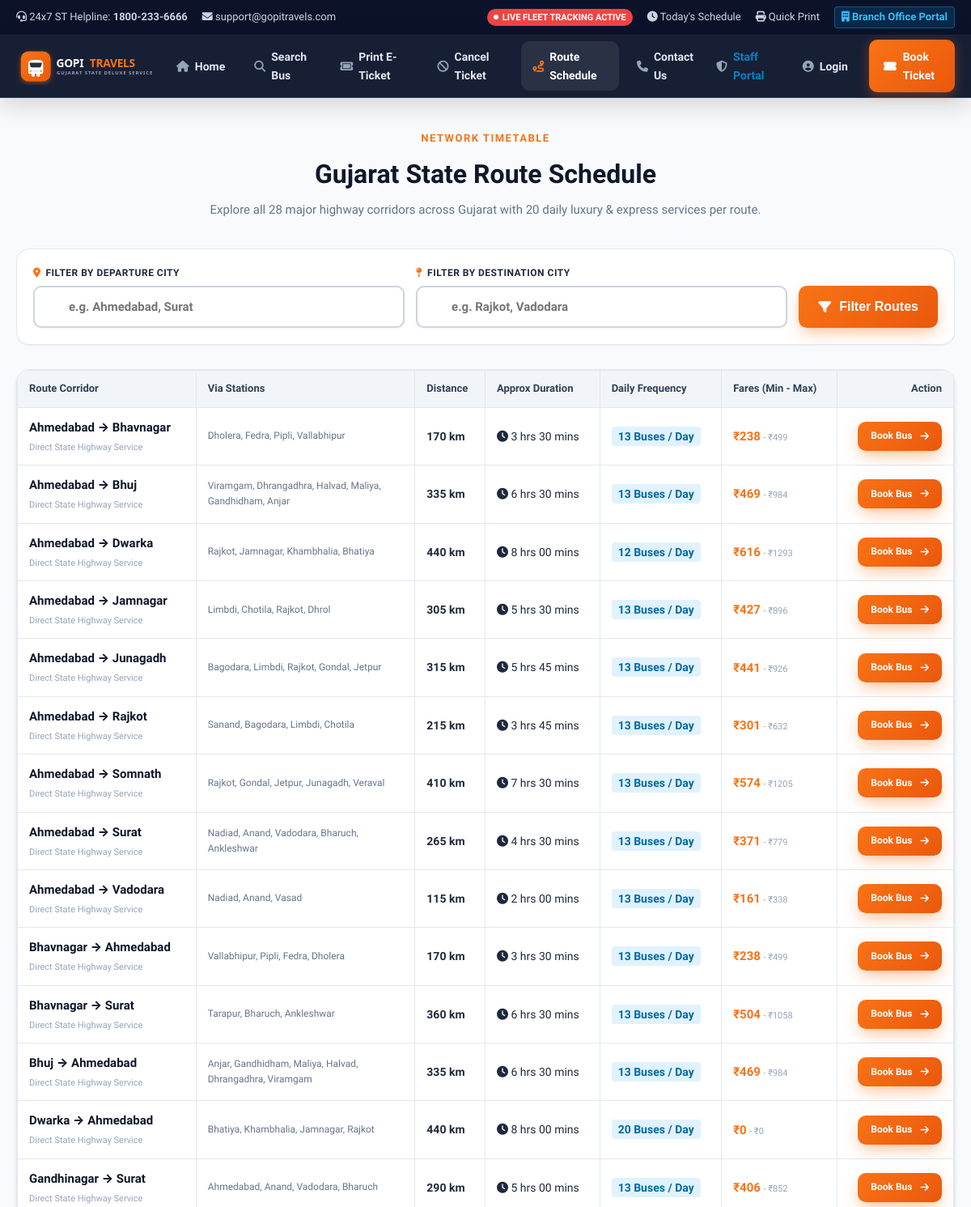
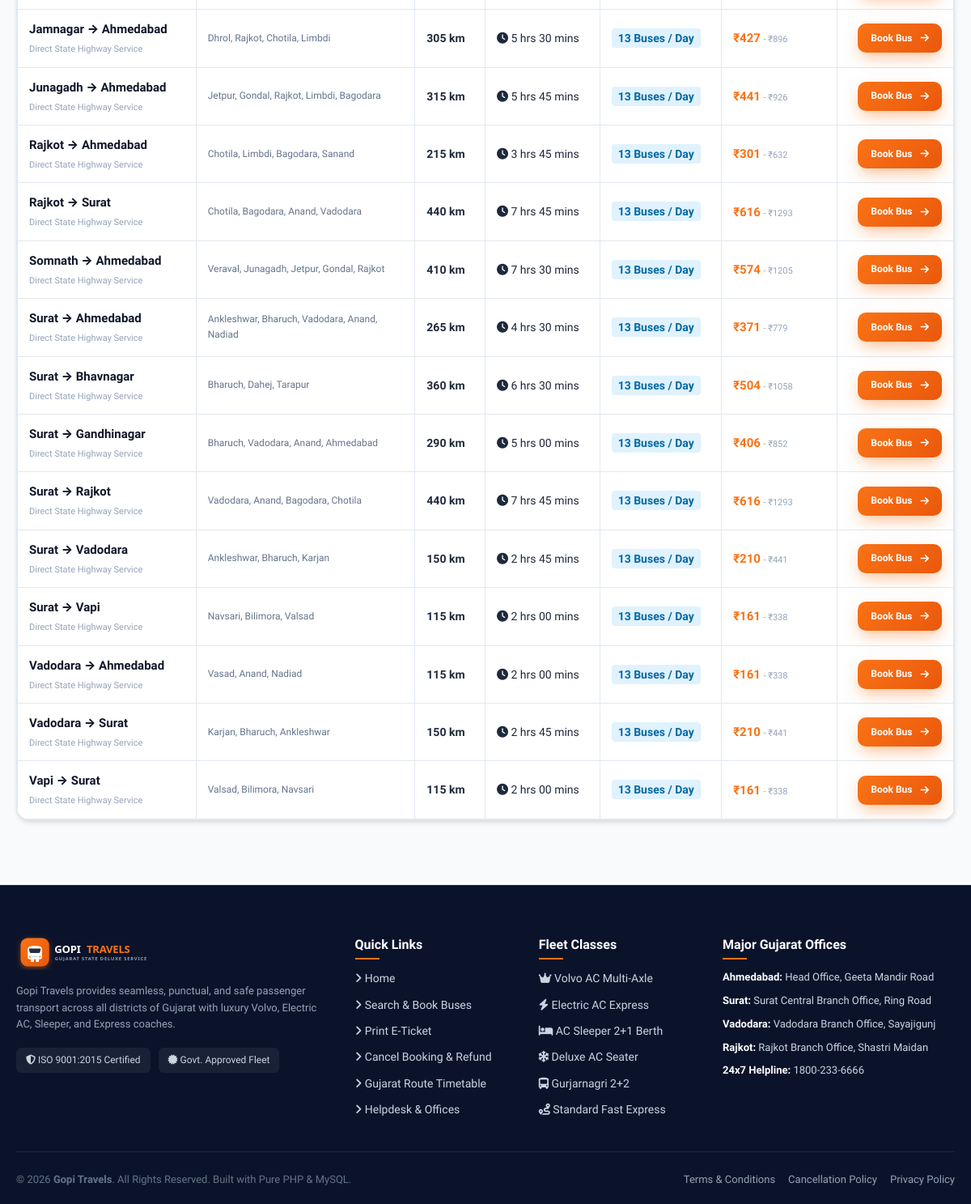
Page /routes.php on the committed database (2 pictures, top to bottom).
### tables this page shows
CREATE TABLE `routes` (
  `id` INT AUTO_INCREMENT PRIMARY KEY,
  `source_city` VARCHAR(100) NOT NULL,
  `destination_city` VARCHAR(100) NOT NULL,
  `distance_km` INT NOT NULL,
  `estimated_time` VARCHAR(50) NOT NULL,
  `via_cities` VARCHAR(255) DEFAULT NULL,
  `created_at` TIMESTAMP DEFAULT CURRENT_TIMESTAMP,
  INDEX `idx_source_city` (`source_city`),
  INDEX `idx_destination_city` (`destination_city`)
);

### routes.php (the view, shortened to what this page needs)
<?php
require_once __DIR__ . '/includes/header.php';
$pdo = get_db_connection();
$searchSource = isset($_GET['from_city']) ? sanitize($_GET['from_city']) : '';
$searchDest = isset($_GET['to_city']) ? sanitize($_GET['to_city']) : '';
$routes = [];
if ($pdo) {
    $sql = "SELECT r.*, COUNT(b.id) as total_buses, MIN(b.fare) as min_fare, MAX(b.fare) as max_fare
            FROM routes r
            LEFT JOIN buses b ON r.id = b.route_id
            WHERE 1=1";
    $params = [];
    $sql .= " GROUP BY r.id ORDER BY r.source_city ASC, r.destination_city ASC";
    $stmt = $pdo->prepare($sql);
    $stmt->execute($params);
    $routes = $stmt->fetchAll();
}
?>
<div class="container" style="padding: 40px 20px 80px;">
    <div style="text-align: center; max-width: 700px; margin: 0 auto 36px;">
        <span class="section-tag">Network Timetable</span>
        <h1 style="font-size: 32px; font-weight: 800; color: #0f172a;">Gujarat State Route Schedule</h1>
        <p style="color: #64748b; font-size: 15px; margin-top: 6px;">
            Explore all 28 major highway corridors across Gujarat with 20 daily luxury & express services per route.
        </p>
    </div>
    <div style="background: #ffffff; border: 1px solid #e2e8f0; border-radius: 16px; padding: 20px; box-shadow: var(--shadow-sm); margin-bottom: 30px;">
        <form action="routes.php" method="GET" style="display: grid; grid-template-columns: 1fr 1fr auto; gap: 14px; align-items: end;">
            <div class="form-group-custom">
                <label class="form-label-custom"><i class="fas fa-location-dot"></i> Filter by Departure City</label>
                <input type="text" name="from_city" class="form-control-custom" placeholder="e.g. Ahmedabad, Surat" value="<?= htmlspecialchars($searchSource); ?>">
            </div>
            <div class="form-group-custom">
                <label class="form-label-custom"><i class="fas fa-map-pin"></i> Filter by Destination City</label>
                <input type="text" name="to_city" class="form-control-custom" placeholder="e.g. Rajkot, Vadodara" value="<?= htmlspecialchars($searchDest); ?>">
            </div>
            <div>
                <button type="submit" class="btn-search-bus" style="height: 52px; padding: 0 24px;">
                    <i class="fas fa-filter me-2"></i> Filter Routes
                </button>
            </div>
        </form>
    </div>
    <div style="background: #ffffff; border: 1px solid #e2e8f0; border-radius: 16px; box-shadow: var(--shadow-md); overflow: hidden;">
        <div style="overflow-x: auto;">
            <table class="ticket-table" style="margin: 0;">
                <thead>
                    <tr>
                        <th>Route Corridor</th>
                        <th>Via Stations</th>
                        <th>Distance</th>
                        <th>Approx Duration</th>
                        <th>Daily Frequency</th>
                        <th>Fares (Min - Max)</th>
                        <th style="text-align: right;">Action</th>
                    </tr>
                </thead>
                <tbody>
                    <?php if (empty($routes)): ?>
                        <tr>
                            <td colspan="7" style="text-align: center; padding: 40px; color: #64748b;">
                                No routes found matching the selected cities.
                            </td>
                        </tr>
                    <?php else: ?>
                        <?php foreach ($routes as $r): ?>
                            <tr>
                                <td>
                                    <div style="font-size: 15px; font-weight: 800; color: #0f172a;">
                                        <?= htmlspecialchars($r['source_city']); ?> &rarr; <?= htmlspecialchars($r['destination_city']); ?>
                                    </div>
                                    <span style="font-size: 11px; color: #94a3b8;">Direct State Highway Service</span>
                                </td>
                                <td style="max-width: 250px; font-size: 12px; color: #64748b;">
                                    <?= htmlspecialchars($r['via_cities'] ?: 'Direct Non-Stop Express'); ?>
                                </td>
                                <td>
                                    <strong><?= $r['distance_km']; ?> km</strong>
                                </td>
                                <td>
                                    <span><i class="fas fa-clock text-primary me-1"></i> <?= htmlspecialchars($r['estimated_time']); ?></span>
                                </td>
                                <td>
                                    <span class="badge" style="background:#e0f2fe; color:#0369a1; font-weight:700; padding:4px 8px; border-radius:4px;">
                                        <?= $r['total_buses'] ?: 20; ?> Buses / Day
                                    </span>
                                </td>
                                <td>
                                    <strong style="color:var(--primary); font-size:15px;">₹<?= (int)$r['min_fare']; ?></strong>
                                    <span style="font-size:11px; color:#94a3b8;">- ₹<?= (int)$r['max_fare']; ?></span>
                                </td>
                                <td style="text-align: right;">
                                    <a href="search.php?source=<?= urlencode($r['source_city']); ?>&destination=<?= urlencode($r['destination_city']); ?>&journey_date=<?= date('Y-m-d'); ?>" class="btn-search-bus" style="height: 36px; font-size: 12px; padding: 0 16px; display: inline-flex;">
                                        Book Bus <i class="fas fa-arrow-right ms-1"></i>
                                    </a>
                                </td>
                            </tr>
                        <?php endforeach; ?>
                    <?php endif; ?>
                </tbody>
            </table>
        </div>
    </div>
</div>
<?php require_once __DIR__ . '/includes/footer.php'; ?>

### rows in the picture
routes: source_city "Ahmedabad", destination_city "Bhavnagar", via_cities "Dholera, Fedra, Pipli, Vallabhipur", distance_km "170", estimated_time "3 hrs 30 mins", total_buses "13", min_fare "238", max_fare "499"
routes: source_city "Ahmedabad", destination_city "Bhuj", via_cities "Viramgam, Dhrangadhra, Halvad, Maliya, Gandhidham, Anjar", distance_km "335", estimated_time "6 hrs 30 mins", total_buses "13", min_fare "469", max_fare "984"
routes: source_city "Ahmedabad", destination_city "Dwarka", via_cities "Rajkot, Jamnagar, Khambhalia, Bhatiya", distance_km "440", estimated_time "8 hrs 00 mins", total_buses "12", min_fare "616", max_fare "1293"
routes: source_city "Ahmedabad", destination_city "Jamnagar", via_cities "Limbdi, Chotila, Rajkot, Dhrol", distance_km "305", estimated_time "5 hrs 30 mins", total_buses "13", min_fare "427", max_fare "896"
routes: source_city "Ahmedabad", destination_city "Junagadh", via_cities "Bagodara, Limbdi, Rajkot, Gondal, Jetpur", distance_km "315", estimated_time "5 hrs 45 mins", total_buses "13", min_fare "441", max_fare "926"
routes: source_city "Ahmedabad", destination_city "Rajkot", via_cities "Sanand, Bagodara, Limbdi, Chotila", distance_km "215", estimated_time "3 hrs 45 mins", total_buses "13", min_fare "301", max_fare "632"
routes: source_city "Ahmedabad", destination_city "Somnath", via_cities "Rajkot, Gondal, Jetpur, Junagadh, Veraval", distance_km "410", estimated_time "7 hrs 30 mins", total_buses "13", min_fare "574", max_fare "1205"
routes: source_city "Ahmedabad", destination_city "Surat", via_cities "Nadiad, Anand, Vadodara, Bharuch, Ankleshwar", distance_km "265", estimated_time "4 hrs 30 mins", total_buses "13", min_fare "371", max_fare "779"
routes: source_city "Ahmedabad", destination_city "Vadodara", via_cities "Nadiad, Anand, Vasad", distance_km "115", estimated_time "2 hrs 00 mins", total_buses "13", min_fare "161", max_fare "338"
routes: source_city "Bhavnagar", destination_city "Ahmedabad", via_cities "Vallabhipur, Pipli, Fedra, Dholera", distance_km "170", estimated_time "3 hrs 30 mins", total_buses "13", min_fare "238", max_fare "499"
routes: source_city "Bhavnagar", destination_city "Surat", via_cities "Tarapur, Bharuch, Ankleshwar", distance_km "360", estimated_time "6 hrs 30 mins", total_buses "13", min_fare "504", max_fare "1058"
routes: source_city "Bhuj", destination_city "Ahmedabad", via_cities "Anjar, Gandhidham, Maliya, Halvad, Dhrangadhra, Viramgam", distance_km "335", estimated_time "6 hrs 30 mins", total_buses "13", min_fare "469", max_fare "984"
routes: source_city "Dwarka", destination_city "Ahmedabad", via_cities "Bhatiya, Khambhalia, Jamnagar, Rajkot", distance_km "440", estimated_time "8 hrs 00 mins", total_buses "20", min_fare "0", max_fare "0"
routes: source_city "Gandhinagar", destination_city "Surat", via_cities "Ahmedabad, Anand, Vadodara, Bharuch", distance_km "290", estimated_time "5 hrs 00 mins", total_buses "13", min_fare "406", max_fare "852"
routes: source_city "Jamnagar", destination_city "Ahmedabad", via_cities "Dhrol, Rajkot, Chotila, Limbdi", distance_km "305", estimated_time "5 hrs 30 mins", total_buses "13", min_fare "427", max_fare "896"
routes: source_city "Junagadh", destination_city "Ahmedabad", via_cities "Jetpur, Gondal, Rajkot, Limbdi, Bagodara", distance_km "315", estimated_time "5 hrs 45 mins", total_buses "13", min_fare "441", max_fare "926"
routes: source_city "Rajkot", destination_city "Ahmedabad", via_cities "Chotila, Limbdi, Bagodara, Sanand", distance_km "215", estimated_time "3 hrs 45 mins", total_buses "13", min_fare "301", max_fare "632"
routes: source_city "Rajkot", destination_city "Surat", via_cities "Chotila, Bagodara, Anand, Vadodara", distance_km "440", estimated_time "7 hrs 45 mins", total_buses "13", min_fare "616", max_fare "1293"
routes: source_city "Somnath", destination_city "Ahmedabad", via_cities "Veraval, Junagadh, Jetpur, Gondal, Rajkot", distance_km "410", estimated_time "7 hrs 30 mins", total_buses "13", min_fare "574", max_fare "1205"
routes: source_city "Surat", destination_city "Ahmedabad", via_cities "Ankleshwar, Bharuch, Vadodara, Anand, Nadiad", distance_km "265", estimated_time "4 hrs 30 mins", total_buses "13", min_fare "371", max_fare "779"
routes: source_city "Surat", destination_city "Bhavnagar", via_cities "Bharuch, Dahej, Tarapur", distance_km "360", estimated_time "6 hrs 30 mins", total_buses "13", min_fare "504", max_fare "1058"
routes: source_city "Surat", destination_city "Gandhinagar", via_cities "Bharuch, Vadodara, Anand, Ahmedabad", distance_km "290", estimated_time "5 hrs 00 mins", total_buses "13", min_fare "406", max_fare "852"
routes: source_city "Surat", destination_city "Rajkot", via_cities "Vadodara, Anand, Bagodara, Chotila", distance_km "440", estimated_time "7 hrs 45 mins", total_buses "13", min_fare "616", max_fare "1293"
routes: source_city "Surat", destination_city "Vadodara", via_cities "Ankleshwar, Bharuch, Karjan", distance_km "150", estimated_time "2 hrs 45 mins", total_buses "13", min_fare "210", max_fare "441"
routes: source_city "Surat", destination_city "Vapi", via_cities "Navsari, Bilimora, Valsad", distance_km "115", estimated_time "2 hrs 00 mins", total_buses "13", min_fare "161", max_fare "338"
routes: source_city "Vadodara", destination_city "Ahmedabad", via_cities "Vasad, Anand, Nadiad", distance_km "115", estimated_time "2 hrs 00 mins", total_buses "13", min_fare "161", max_fare "338"
routes: source_city "Vadodara", destination_city "Surat", via_cities "Karjan, Bharuch, Ankleshwar", distance_km "150", estimated_time "2 hrs 45 mins", total_buses "13", min_fare "210", max_fare "441"
routes: source_city "Vapi", destination_city "Surat", via_cities "Valsad, Bilimora, Navsari", distance_km "115", estimated_time "2 hrs 00 mins", total_buses "13", min_fare "161", max_fare "338"

### other values in the picture
HELPLINE_NUMBER "1800-233-6666"
SUPPORT_EMAIL "support@gopitravels.com"
